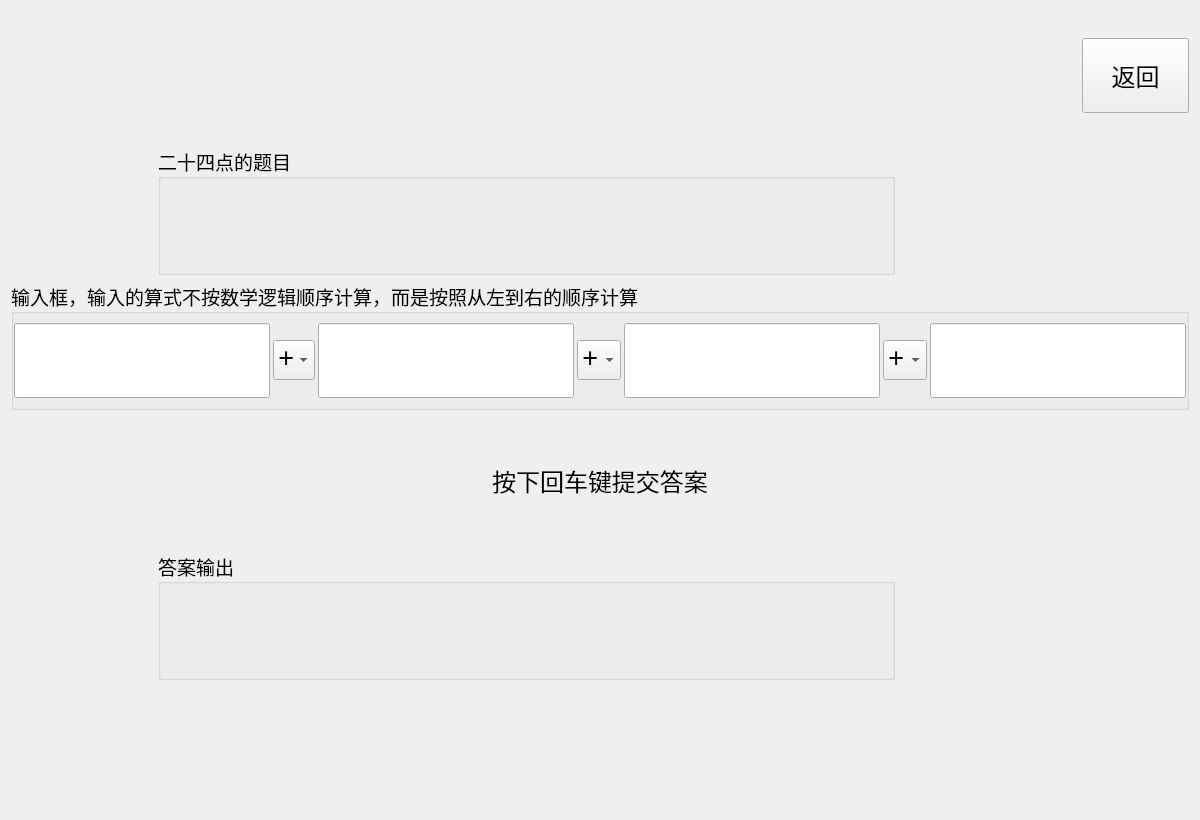
<?xml version="1.0" encoding="UTF-8"?>
<ui version="4.0">
 <class>Game24</class>
 <widget class="QWidget" name="Game24">
  <property name="geometry">
   <rect>
    <x>0</x>
    <y>0</y>
    <width>1200</width>
    <height>820</height>
   </rect>
  </property>
  <property name="windowTitle">
   <string>Form</string>
  </property>
  <layout class="QVBoxLayout" name="verticalLayout" stretch="1,1,1,1,1,1">
   <item>
    <layout class="QHBoxLayout" name="horizontalLayout_8" stretch="10,1">
     <item>
      <spacer name="verticalSpacer">
       <property name="orientation">
        <enum>Qt::Vertical</enum>
       </property>
       <property name="sizeHint" stdset="0">
        <size>
         <width>20</width>
         <height>120</height>
        </size>
       </property>
      </spacer>
     </item>
     <item>
      <widget class="QPushButton" name="pushButton">
       <property name="sizePolicy">
        <sizepolicy hsizetype="Minimum" vsizetype="Expanding">
         <horstretch>0</horstretch>
         <verstretch>0</verstretch>
        </sizepolicy>
       </property>
       <property name="maximumSize">
        <size>
         <width>16777215</width>
         <height>75</height>
        </size>
       </property>
       <property name="font">
        <font>
         <family>楷体</family>
         <pointsize>18</pointsize>
        </font>
       </property>
       <property name="text">
        <string>返回</string>
       </property>
      </widget>
     </item>
    </layout>
   </item>
   <item>
    <layout class="QHBoxLayout" name="horizontalLayout_2" stretch="1,5,2">
     <item>
      <spacer name="horizontalSpacer">
       <property name="orientation">
        <enum>Qt::Horizontal</enum>
       </property>
       <property name="sizeHint" stdset="0">
        <size>
         <width>40</width>
         <height>20</height>
        </size>
       </property>
      </spacer>
     </item>
     <item>
      <widget class="QGroupBox" name="groupBox_2">
       <property name="font">
        <font>
         <family>黑体</family>
         <pointsize>14</pointsize>
        </font>
       </property>
       <property name="title">
        <string>二十四点的题目</string>
       </property>
       <layout class="QHBoxLayout" name="horizontalLayout">
        <item>
         <widget class="QLabel" name="number1">
          <property name="font">
           <font>
            <family>Consolas</family>
            <pointsize>18</pointsize>
           </font>
          </property>
          <property name="text">
           <string/>
          </property>
          <property name="alignment">
           <set>Qt::AlignCenter</set>
          </property>
         </widget>
        </item>
        <item>
         <widget class="QLabel" name="number2">
          <property name="font">
           <font>
            <family>Consolas</family>
            <pointsize>18</pointsize>
           </font>
          </property>
          <property name="text">
           <string/>
          </property>
          <property name="alignment">
           <set>Qt::AlignCenter</set>
          </property>
         </widget>
        </item>
        <item>
         <widget class="QLabel" name="number3">
          <property name="font">
           <font>
            <family>Consolas</family>
            <pointsize>18</pointsize>
           </font>
          </property>
          <property name="text">
           <string/>
          </property>
          <property name="alignment">
           <set>Qt::AlignCenter</set>
          </property>
         </widget>
        </item>
        <item>
         <widget class="QLabel" name="number4">
          <property name="font">
           <font>
            <family>Consolas</family>
            <pointsize>18</pointsize>
           </font>
          </property>
          <property name="text">
           <string/>
          </property>
          <property name="alignment">
           <set>Qt::AlignCenter</set>
          </property>
         </widget>
        </item>
       </layout>
      </widget>
     </item>
     <item>
      <spacer name="horizontalSpacer_2">
       <property name="orientation">
        <enum>Qt::Horizontal</enum>
       </property>
       <property name="sizeHint" stdset="0">
        <size>
         <width>40</width>
         <height>20</height>
        </size>
       </property>
      </spacer>
     </item>
    </layout>
   </item>
   <item>
    <layout class="QHBoxLayout" name="horizontalLayout_4">
     <item>
      <spacer name="horizontalSpacer_3">
       <property name="orientation">
        <enum>Qt::Horizontal</enum>
       </property>
       <property name="sizeHint" stdset="0">
        <size>
         <width>40</width>
         <height>20</height>
        </size>
       </property>
      </spacer>
     </item>
     <item>
      <widget class="QGroupBox" name="groupBox">
       <property name="font">
        <font>
         <family>华文行楷</family>
         <pointsize>14</pointsize>
        </font>
       </property>
       <property name="title">
        <string>输入框，输入的算式不按数学逻辑顺序计算，而是按照从左到右的顺序计算</string>
       </property>
       <layout class="QHBoxLayout" name="horizontalLayout_3" stretch="6,1,6,1,6,1,6">
        <property name="spacing">
         <number>3</number>
        </property>
        <property name="leftMargin">
         <number>0</number>
        </property>
        <property name="topMargin">
         <number>0</number>
        </property>
        <property name="rightMargin">
         <number>0</number>
        </property>
        <property name="bottomMargin">
         <number>0</number>
        </property>
        <item>
         <widget class="QLineEdit" name="input1">
          <property name="sizePolicy">
           <sizepolicy hsizetype="Expanding" vsizetype="Expanding">
            <horstretch>0</horstretch>
            <verstretch>0</verstretch>
           </sizepolicy>
          </property>
          <property name="maximumSize">
           <size>
            <width>16777215</width>
            <height>75</height>
           </size>
          </property>
          <property name="font">
           <font>
            <family>Consolas</family>
            <pointsize>28</pointsize>
           </font>
          </property>
          <property name="alignment">
           <set>Qt::AlignCenter</set>
          </property>
         </widget>
        </item>
        <item>
         <widget class="QComboBox" name="_operator1">
          <property name="minimumSize">
           <size>
            <width>41</width>
            <height>0</height>
           </size>
          </property>
          <property name="font">
           <font>
            <family>Consolas</family>
            <pointsize>20</pointsize>
           </font>
          </property>
          <property name="insertPolicy">
           <enum>QComboBox::NoInsert</enum>
          </property>
          <property name="sizeAdjustPolicy">
           <enum>QComboBox::AdjustToMinimumContentsLengthWithIcon</enum>
          </property>
          <item>
           <property name="text">
            <string>+</string>
           </property>
          </item>
          <item>
           <property name="text">
            <string>-</string>
           </property>
          </item>
          <item>
           <property name="text">
            <string>*</string>
           </property>
          </item>
          <item>
           <property name="text">
            <string>/</string>
           </property>
          </item>
         </widget>
        </item>
        <item>
         <widget class="QLineEdit" name="input2">
          <property name="sizePolicy">
           <sizepolicy hsizetype="Expanding" vsizetype="Expanding">
            <horstretch>0</horstretch>
            <verstretch>0</verstretch>
           </sizepolicy>
          </property>
          <property name="maximumSize">
           <size>
            <width>16777215</width>
            <height>75</height>
           </size>
          </property>
          <property name="font">
           <font>
            <family>Consolas</family>
            <pointsize>28</pointsize>
           </font>
          </property>
          <property name="alignment">
           <set>Qt::AlignCenter</set>
          </property>
         </widget>
        </item>
        <item>
         <widget class="QComboBox" name="_operator2">
          <property name="font">
           <font>
            <family>Consolas</family>
            <pointsize>20</pointsize>
           </font>
          </property>
          <item>
           <property name="text">
            <string>+</string>
           </property>
          </item>
          <item>
           <property name="text">
            <string>-</string>
           </property>
          </item>
          <item>
           <property name="text">
            <string>*</string>
           </property>
          </item>
          <item>
           <property name="text">
            <string>/</string>
           </property>
          </item>
         </widget>
        </item>
        <item>
         <widget class="QLineEdit" name="input3">
          <property name="sizePolicy">
           <sizepolicy hsizetype="Expanding" vsizetype="Expanding">
            <horstretch>0</horstretch>
            <verstretch>0</verstretch>
           </sizepolicy>
          </property>
          <property name="maximumSize">
           <size>
            <width>16777215</width>
            <height>75</height>
           </size>
          </property>
          <property name="font">
           <font>
            <family>Consolas</family>
            <pointsize>28</pointsize>
           </font>
          </property>
          <property name="alignment">
           <set>Qt::AlignCenter</set>
          </property>
         </widget>
        </item>
        <item>
         <widget class="QComboBox" name="_operator3">
          <property name="font">
           <font>
            <family>Consolas</family>
            <pointsize>20</pointsize>
           </font>
          </property>
          <item>
           <property name="text">
            <string>+</string>
           </property>
          </item>
          <item>
           <property name="text">
            <string>-</string>
           </property>
          </item>
          <item>
           <property name="text">
            <string>*</string>
           </property>
          </item>
          <item>
           <property name="text">
            <string>/</string>
           </property>
          </item>
         </widget>
        </item>
        <item>
         <widget class="QLineEdit" name="input4">
          <property name="sizePolicy">
           <sizepolicy hsizetype="Expanding" vsizetype="Expanding">
            <horstretch>0</horstretch>
            <verstretch>0</verstretch>
           </sizepolicy>
          </property>
          <property name="maximumSize">
           <size>
            <width>16777215</width>
            <height>75</height>
           </size>
          </property>
          <property name="font">
           <font>
            <family>Consolas</family>
            <pointsize>28</pointsize>
           </font>
          </property>
          <property name="alignment">
           <set>Qt::AlignCenter</set>
          </property>
         </widget>
        </item>
       </layout>
      </widget>
     </item>
     <item>
      <spacer name="horizontalSpacer_4">
       <property name="orientation">
        <enum>Qt::Horizontal</enum>
       </property>
       <property name="sizeHint" stdset="0">
        <size>
         <width>40</width>
         <height>20</height>
        </size>
       </property>
      </spacer>
     </item>
    </layout>
   </item>
   <item>
    <layout class="QHBoxLayout" name="horizontalLayout_5">
     <item>
      <spacer name="horizontalSpacer_5">
       <property name="orientation">
        <enum>Qt::Horizontal</enum>
       </property>
       <property name="sizeHint" stdset="0">
        <size>
         <width>40</width>
         <height>20</height>
        </size>
       </property>
      </spacer>
     </item>
     <item>
      <widget class="QLabel" name="label_2">
       <property name="font">
        <font>
         <family>隶书</family>
         <pointsize>18</pointsize>
        </font>
       </property>
       <property name="text">
        <string>按下回车键提交答案</string>
       </property>
       <property name="alignment">
        <set>Qt::AlignCenter</set>
       </property>
      </widget>
     </item>
     <item>
      <spacer name="horizontalSpacer_6">
       <property name="orientation">
        <enum>Qt::Horizontal</enum>
       </property>
       <property name="sizeHint" stdset="0">
        <size>
         <width>40</width>
         <height>20</height>
        </size>
       </property>
      </spacer>
     </item>
    </layout>
   </item>
   <item>
    <layout class="QHBoxLayout" name="horizontalLayout_7" stretch="1,5,2">
     <item>
      <spacer name="horizontalSpacer_7">
       <property name="orientation">
        <enum>Qt::Horizontal</enum>
       </property>
       <property name="sizeHint" stdset="0">
        <size>
         <width>40</width>
         <height>20</height>
        </size>
       </property>
      </spacer>
     </item>
     <item>
      <widget class="QGroupBox" name="groupBox_3">
       <property name="font">
        <font>
         <family>楷体</family>
         <pointsize>14</pointsize>
        </font>
       </property>
       <property name="title">
        <string>答案输出</string>
       </property>
       <layout class="QHBoxLayout" name="horizontalLayout_6">
        <item>
         <widget class="QLabel" name="output_result">
          <property name="font">
           <font>
            <family>华文行楷</family>
            <pointsize>20</pointsize>
           </font>
          </property>
          <property name="text">
           <string/>
          </property>
         </widget>
        </item>
        <item>
         <widget class="QLabel" name="output_answer">
          <property name="font">
           <font>
            <family>Consolas</family>
            <pointsize>28</pointsize>
           </font>
          </property>
          <property name="text">
           <string/>
          </property>
         </widget>
        </item>
       </layout>
      </widget>
     </item>
     <item>
      <spacer name="horizontalSpacer_8">
       <property name="orientation">
        <enum>Qt::Horizontal</enum>
       </property>
       <property name="sizeHint" stdset="0">
        <size>
         <width>40</width>
         <height>20</height>
        </size>
       </property>
      </spacer>
     </item>
    </layout>
   </item>
   <item>
    <spacer name="verticalSpacer_2">
     <property name="orientation">
      <enum>Qt::Vertical</enum>
     </property>
     <property name="sizeHint" stdset="0">
      <size>
       <width>20</width>
       <height>126</height>
      </size>
     </property>
    </spacer>
   </item>
  </layout>
 </widget>
 <resources/>
 <connections/>
</ui>
